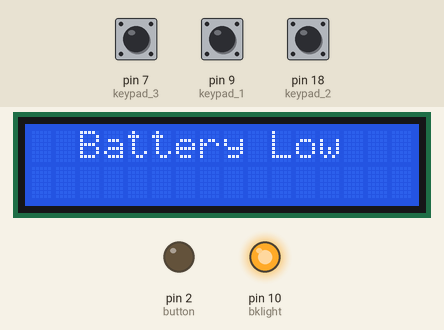
Simulated run of this sketch. Board: Arduino Uno, built with avr-gcc and run on an emulated ATmega328P. On the bench: 16×2 character LCD, output pins drawn as LEDs (lit = HIGH). Wiring (inferred from the names in the program): 3×3 keypad with keys 1 2 3 4 5 6 7 8 9 (labels assumed): rows pin 6, pin 14, pin 15; columns pin 7, pin 9, pin 18. Inputs (shaded band) come from the test bench; at power-on: pin 7 (keypad_3) HIGH, pin 9 (keypad_1) HIGH, pin 18 (keypad_2) HIGH. Pins used as bus, display or sensor lines are not drawn.

Above: at 1.2 s.
1.3 s: pin 7 (keypad_3) pulled LOW for 0.15 s
At 1.37 s:
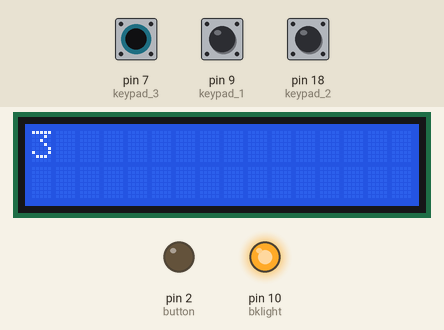
2.0 s: pin 9 (keypad_1) pulled LOW for 0.15 s
At 2.38 s:
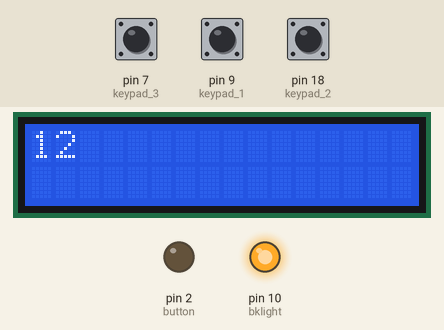
2.7 s: pin 18 (keypad_2) pulled LOW for 0.15 s
At 2.77 s:
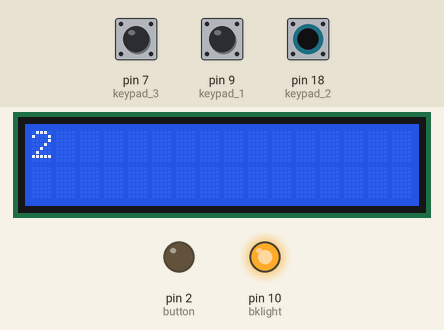
3.4 s: pin 7 (keypad_3) pulled LOW for 1 s
At 3.51 s:
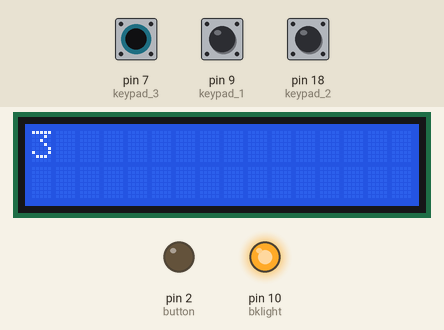
5.0 s: pin 9 (keypad_1) pulled LOW for 1 s
At 5.08 s:
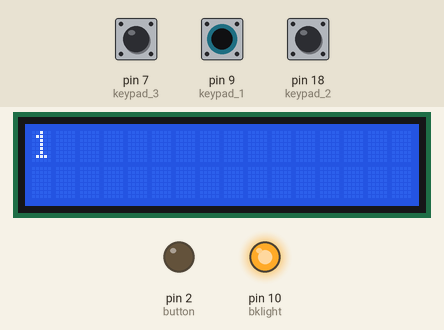
6.6 s: pin 18 (keypad_2) pulled LOW for 1 s
Timing chart, 0 to 9.2 s (numbered marks = the images above; inputs shaded):
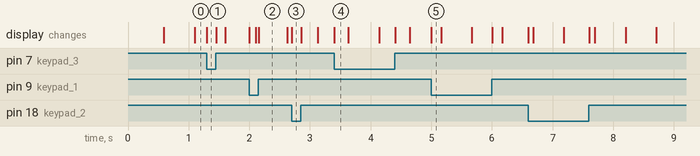

Measured:
- after the input at 1.3 s, the display: changes at once (image 1)
- after the input at 2.7 s, the display: changes at once (image 3)
- what the display in image 2 shows lasts 0.4 s, from 2.2 s to 2.6 s

The sketch:

ui.ino
```cpp
/*
  The circuit:
 VSS (1)
 VDD (2)
 BKLIGHT Anode (15)
 BKLIGHT Cathode (16) to ground
 * LCD RS (4) pin to digital pin 12
 * LCD Enable (6) pin to digital pin 11
 * LCD D4 (11) pin to digital pin 5
 * LCD D5 (12) pin to digital pin 4
 * LCD D6 (13) pin to digital pin 3
 * LCD D7 (14) pin to digital pin 2
 * LCD R/W (5) pin to ground
 * 10K potentiometer:
 * ends to +5V and ground
 * wiper to LCD VO pin (pin 3)
 * 10K poterntiometer on pin A0

 Library originally added 18 Apr 2008
 by David A. Mellis
 library modified 5 Jul 2009
 by Limor Fried (http://www.ladyada.net)

 http://www.arduino.cc/en/Tutorial/LiquidCrystal
 */

#include <LiquidCrystal.h>
#include <EEPROM.h>
//#include <PinChangeInt.h>
//#include <PinChangeIntConfig.h>
// use the pinChange Interrupt for the keypad
// http://playground.arduino.cc/Main/PinChangeInterrupt

/*
Depending on the state of the UI, the button press will trigger different things.
 When system is off, a button press will turn the lcd on and turn the outputs on depending on the payment/battery state.
 When system is on, a button press will turn off the lcd and turn off the outputs.

 Depending on the state of the UI, the keypad press will trigger different things.
 If in await payment mode or setup mode, a key press on the keypad will reset the screen with the correct number input
 If in any other mode, a keypad press should momentary turn on the lcd.
 */

// setup the EEPROM to hold the following info:
// 1. Box ID
// 2. Unlock Count
// 3. Full Unlock

// initialize the library with the numbers of the interface pins
LiquidCrystal lcd(12, 11, 5, 4, 3, 19);

int bklight = 10;  // Setup the backlight pin
int button = 2;
int keypad_1 = 9;
int keypad_2 = 18;
int keypad_3 = 7;
int keypad_4 = 6;
int keypad_5 = 14;
int keypad_6 = 15;
int keypad_7 = 16;

// Keypad
#define CROSS  11
#define TICK   10
#define ZERO   0
#define ONE    1
#define TWO    2
#define THREE  3
#define FOUR   4
#define FIVE   5
#define SIX    6
#define SEVEN  7
#define EIGHT  8
#define NINE   9
#define NO_BUTTON 12

// UI States
#define STATE_NORM            0
#define STATE_AWAIT_PAYMENT   1
#define STATE_LVDC            2
#define STATE_SETUP           3
#define STATE_OFF             4

uint8_t ui_state;
uint8_t current_key_press = ZERO;

// Char1 to Char5 represent the battery symbols
//Char1 --> Left side of battery
byte char1[8] = {
  0b11111,
  0b10000,
  0b10000,
  0b10000,
  0b10000,
  0b10000,
  0b10000,
  0b11111
};

//Char2 --> Line on top and Bottom
byte char2[8] = {
  0b11111,
  0b00000,
  0b00000,
  0b00000,
  0b00000,
  0b00000,
  0b00000,
  0b11111
};

//Char3	--> empty end of battery
byte char3[8] = {
  0b11100,
  0b00100,
  0b00111,
  0b00001,
  0b00001,
  0b00111,
  0b00100,
  0b11100
};

//Char4 --> Full Cell
byte char4[8] = {
  0b11111,
  0b11111,
  0b11111,
  0b11111,
  0b11111,
  0b11111,
  0b11111,
  0b11111
};

//Char5 --> full end of battery
byte char5[8] = {
  0b11100,
  0b11100,
  0b11111,
  0b11111,
  0b11111,
  0b11111,
  0b11100,
  0b11100
};

void pciSetup(byte pin){
  // function to setup interrupt on specific pin using the pin change
  *digitalPinToPCMSK(pin) |= bit (digitalPinToPCMSKbit(pin));  // enable pin
  PCIFR  |= bit (digitalPinToPCICRbit(pin)); // clear any outstanding interrupt
  PCICR  |= bit (digitalPinToPCICRbit(pin)); // enable interrupt for the group
}

void key_scan(int keypad_line)
{
  digitalWrite(keypad_4, HIGH);
  digitalWrite(keypad_5, HIGH);
  digitalWrite(keypad_6, HIGH);
  digitalWrite(keypad_7, HIGH);

  int button = NO_BUTTON;

  digitalWrite(keypad_4, LOW);
  if(digitalRead(keypad_line) == LOW){
    if(keypad_line == keypad_1)  button = CROSS;
    if(keypad_line == keypad_2)  button = ZERO;
    if(keypad_line == keypad_3)  button = TICK;
  }
  digitalWrite(keypad_4, HIGH);

  digitalWrite(keypad_5, LOW);
  if(digitalRead(keypad_line) == LOW){
    if(keypad_line == keypad_1)  button = SEVEN;
    if(keypad_line == keypad_2)  button = EIGHT;
    if(keypad_line == keypad_3)  button = NINE;
  }
  digitalWrite(keypad_5, HIGH);

  digitalWrite(keypad_6, LOW);
  if(digitalRead(keypad_line) == LOW){
    if(keypad_line == keypad_1)  button = FOUR;
    if(keypad_line == keypad_2)  button = FIVE;
    if(keypad_line == keypad_3)  button = SIX;
  }
  digitalWrite(keypad_6, HIGH);

  digitalWrite(keypad_7, LOW);
  if(digitalRead(keypad_line) == LOW){
    if(keypad_line == keypad_1)  button = ONE;
    if(keypad_line == keypad_2)  button = TWO;
    if(keypad_line == keypad_3)  button = THREE;
  }
  digitalWrite(keypad_7, HIGH);

  digitalWrite(keypad_4, LOW);
  digitalWrite(keypad_5, LOW);
  digitalWrite(keypad_6, LOW);
  digitalWrite(keypad_7, LOW);

  current_key_press = button;
}

ISR (PCINT0_vect){
  // handle key press on vertical line 1
  key_scan(keypad_1);
  lcd.clear();
  char buf[2];
  sprintf(buf, "%d", current_key_press);
  lcd.setCursor(0, 0);
  lcd.print(buf);
  delay(500);
}

ISR (PCINT1_vect){
  // handle key press on vertical line 2
  key_scan(keypad_2);
  lcd.clear();
  char buf[2];
  sprintf(buf, "%d", current_key_press);
  lcd.setCursor(0, 0);
  lcd.print(buf);
  delay(500);
}

ISR (PCINT2_vect){
  // handle key press on vertical line 3
  key_scan(keypad_3);
  lcd.clear();
  char buf[2];
  sprintf(buf, "%d", current_key_press);
  lcd.setCursor(0, 0);
  lcd.print(buf);
  delay(500);
}

void keypad_init()
{
  pinMode(keypad_1, INPUT); // set Pin as Input
  digitalWrite(keypad_1, HIGH);  // enable pullup resistor
  pciSetup(keypad_1);

  pinMode(keypad_2, INPUT);
  digitalWrite(keypad_2, HIGH);
  pciSetup(keypad_2);

  pinMode(keypad_3, INPUT);
  digitalWrite(keypad_3, HIGH);
  pciSetup(keypad_3);

  pinMode(keypad_4, OUTPUT);
  digitalWrite(keypad_4, LOW);

  pinMode(keypad_5, OUTPUT);
  digitalWrite(keypad_5, LOW);

  pinMode(keypad_6, OUTPUT);
  digitalWrite(keypad_6, LOW);

  pinMode(keypad_7, OUTPUT);
  digitalWrite(keypad_7, LOW);
}

void setup() {

  pinMode(bklight, OUTPUT);
  digitalWrite(bklight, HIGH);

  pinMode(button, OUTPUT);
  attachInterrupt(0, button_evt, HIGH);

  keypad_init();
  // set up the LCD's number of columns and rows:
  lcd.begin(16, 2);
  // create the battery symbols
  lcd.createChar(1, char1);
  lcd.createChar(2, char2);
  lcd.createChar(3, char3);
  lcd.createChar(4, char4);
  lcd.createChar(5, char5);
}

void loop() {
  // set the cursor to column 0, line 1
  // (note: line 1 is the second row, since counting begins with 0):
  splash_screen(0.5);
  ui_state = 0;

  while(ui_state<5){
    reset_display();
    delay(500);
    ui_state++;
  }
}

void button_evt(){
  lcd.clear();
  lcd.setCursor(0, 0);
  lcd.print("    e.quinox    ");
  lcd.setCursor(0,1);
  lcd.print("     Switch!!   ");
  delay(1000);
}

void splash_screen(uint8_t sec){
  //sec refers to the number of seconds to show the splash screen
  digitalWrite(bklight, HIGH);
  lcd.clear();
  lcd.setCursor(0, 0);
  lcd.print("    e.quinox    ");
  lcd.setCursor(0,1);
  lcd.print("   izuba.box   ");
  delay(1000*sec);
  //digitalWrite(bklight, LOW);
  lcd.clear();
}


void reset_display ()
{
  switch (ui_state)
  {
  case STATE_NORM:
    lcd.clear();
    lcd.setCursor(0, 0);
    lcd.print("    e.quinox    ");
    lcd.setCursor(0, 1);
    //write the amount of days left and update the battery
    lcd.write("          3 Days");
    update_battery(20);
    break;
  case STATE_AWAIT_PAYMENT:
    lcd.clear();
    lcd.setCursor(0, 0);
    lcd.write("Enter:__________");
    // Refresh screen by displaying the correct code
    //lcd_write_string_XY(6, 0, display_str);
    lcd.setCursor(0, 1);
    lcd.write("          Locked");
    //update battery status
    update_battery(20);
    break;
  case STATE_LVDC:
    lcd.clear();
    lcd.setCursor(0, 0);
    lcd.write("  Battery Low   ");
    //update battery status
    update_battery(30);
    break;
  case STATE_SETUP:
    lcd.clear();
    lcd.setCursor(0, 0);
    lcd.write("Box ID:         ");
    // display the box id by refreshing the screen
    //lcd_write_string_XY(8, 0, display_str);
    lcd.setCursor(0, 1);
    lcd.write("   Setup Mode   ");
    break;
  case STATE_OFF:
    lcd.clear();
    break;
  default:
    lcd.clear();
    break;
  }
}

void update_battery(uint8_t percent){
  //print the correct battery symbol depending on the state of charge of the battery
  if(percent == 0){
    lcd.setCursor(0,1);  // set (col, row)
    lcd.write(1);
    lcd.setCursor(1,1);
    lcd.write(2);
    lcd.setCursor(2,1);
    lcd.write(2);
    lcd.setCursor(3,1);
    lcd.write(2);
    lcd.setCursor(4,1);
    lcd.write(3);
  }

  if(percent == 20){
    lcd.setCursor(0,1);  // set (col, row)
    lcd.write(4);
    lcd.setCursor(1,1);
    lcd.write(2);
    lcd.setCursor(2,1);
    lcd.write(2);
    lcd.setCursor(3,1);
    lcd.write(2);
    lcd.setCursor(4,1);
    lcd.write(3);
  }

  if(percent == 40){
    lcd.setCursor(0,1);  // set (col, row)
    lcd.write(4);
    lcd.setCursor(1,1);
    lcd.write(4);
    lcd.setCursor(2,1);
    lcd.write(2);
    lcd.setCursor(3,1);
    lcd.write(2);
    lcd.setCursor(4,1);
    lcd.write(3);
  }

  if(percent == 60){
    lcd.setCursor(0,1);  // set (col, row)
    lcd.write(4);
    lcd.setCursor(1,1);
    lcd.write(4);
    lcd.setCursor(2,1);
    lcd.write(4);
    lcd.setCursor(3,1);
    lcd.write(2);
    lcd.setCursor(4,1);
    lcd.write(3);
  }

  if(percent == 80){
    lcd.setCursor(0,1);  // set (col, row)
    lcd.write(4);
    lcd.setCursor(1,1);
    lcd.write(4);
    lcd.setCursor(2,1);
    lcd.write(4);
    lcd.setCursor(3,1);
    lcd.write(4);
    lcd.setCursor(4,1);
    lcd.write(3);
  }

  if(percent == 100){
    lcd.setCursor(0,1);  // set (col, row)
    lcd.write(4);
    lcd.setCursor(1,1);
    lcd.write(4);
    lcd.setCursor(2,1);
    lcd.write(4);
    lcd.setCursor(3,1);
    lcd.write(4);
    lcd.setCursor(4,1);
    lcd.write(5);
  }

}
```
